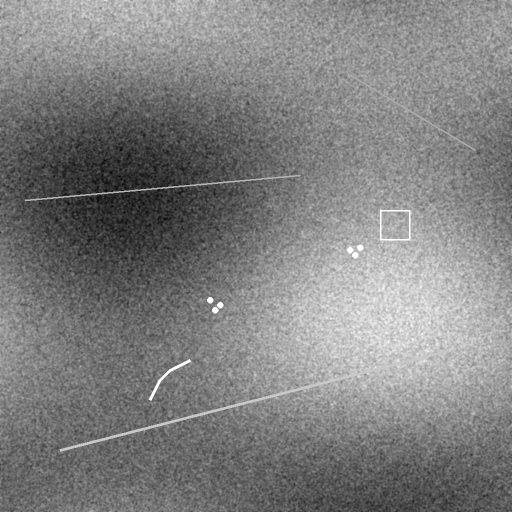
#> input picture data/satellite_images/solonytsivka_jun2022_sar.png, 1024 x 1024 px, given in place of solonytsivka_may2022_truecolor.png, which was not available (shown at 1/2 size)
$ jupyter execute image_compare_overlays.ipynb
#> lines starting #> are read from the running program, lines starting #| are printed output that depends on the picture; pictures that were not available may be replaced by others from this repository, and a replacement may not be noted
[cell 1]
from PIL import Image, ImageDraw
import numpy as np
import matplotlib.pyplot as plt
from scipy.ndimage import label, find_objects
import os

# This notebook processes satellite images to detect changes between two dates,
# creates annotated overlays, and generates intelligence reports.

# === STEP 1: Load Images ===
paths = {
    "true_color_may": "../data/satellite_images/solonytsivka_may2022_truecolor.png",
    "true_color_june": "../data/satellite_images/solonytsivka_jun2022_truecolor.png",
    "false_color_may": "../data/satellite_images/solonytsivka_may2022_falsecolorurban.png",
    "false_color_june": "../data/satellite_images/solonytsivka_jun2022_falsecolorurban.png"
}

images = {key: Image.open(path).convert("RGB") for key, path in paths.items()}
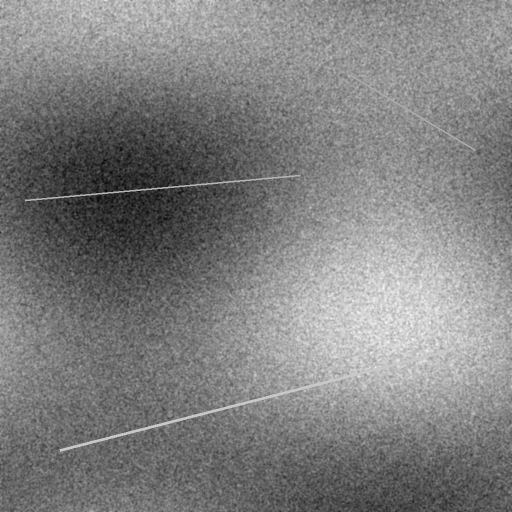
#> input picture data/satellite_images/solonytsivka_may2022_sar.png, 1024 x 1024 px, given in place of solonytsivka_jun2022_truecolor.png, which was not available (shown at 1/2 size)
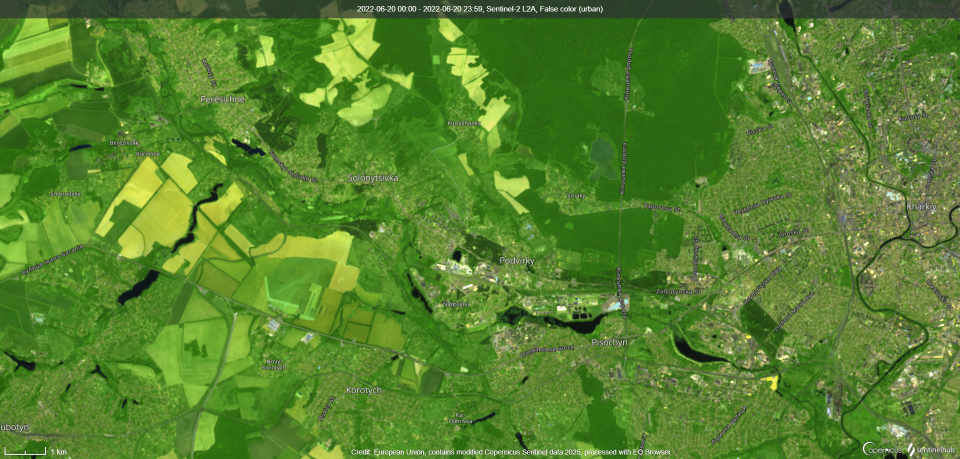
#> input picture data/satellite_images/solonytsivka_jun2022_falsecolorurban.png, 1920 x 918 px (shown at 1/2 size)
#> images = 4 items

# === STEP 2: Resize all images to match ===
base_size = images["true_color_may"].size # (width, height)
#> base_size = (1024, 1024)
for key in images:
    if images[key].size != base_size:
        images[key] = images[key].resize(base_size)
#> this loop made 4 passes
#> key on passes 1 to 4: 'true_color_may', 'true_color_june', 'false_color_may', 'false_color_june'

# === STEP 3: Create Change Detection Function ===
def create_diff_mask(img_before, img_after, threshold=40):
    arr1 = np.array(img_before, dtype=np.int16)
    arr2 = np.array(img_after, dtype=np.int16)
    diff = np.abs(arr2 - arr1)
    diff_gray = diff.sum(axis=2)
    mask = (diff_gray > threshold).astype(np.uint8)
    return mask

# === STEP 4: Overlay + Annotate ===
def overlay_and_annotate(after_img, mask, label_prefix, save_path):
    labeled, num_features = label(mask)
    regions = find_objects(labeled)
    overlay = after_img.convert("RGBA")
    draw = ImageDraw.Draw(overlay)

    annotations = []
    for i, region in enumerate(regions):
        if region is None:
            continue
        y1, y2 = region[0].start, region[0].stop
        x1, x2 = region[1].start, region[1].stop
        area = (x2 - x1) * (y2 - y1)
        if area < 150:
            continue
        draw.rectangle([x1, y1, x2, y2], outline="red", width=3)
        draw.text((x1, y1 - 12), f"Change {i+1}", fill="red")
        annotations.append({
            "label": f"{label_prefix} Change {i+1}",
            "x1": x1, "y1": y1, "x2": x2, "y2": y2, "area": area
        })

    overlay.save(save_path)
    print(f"[+] Overlay saved: {save_path}")
    return annotations

# === STEP 5: Process Both Image Types ===
os.makedirs("../data/output/change_maps", exist_ok=True)
reports = {}

for mode in ["true_color", "false_color"]:
    may = images[f"{mode}_may"]
    june = images[f"{mode}_june"]

    mask = create_diff_mask(may, june)
    plt.figure(figsize=(6,6))
    plt.imshow(mask, cmap='hot')
    plt.title(f"{mode.title()} Color Change Heatmap")
    plt.axis('off')
    plt.colorbar(label="Change Intensity")
    plt.savefig(f"../data/output/change_maps/{mode}_heatmap.png", bbox_inches='tight')
    plt.show()

    overlay_path = f"../data/output/change_maps/{mode}_overlay.png"
    annotations = overlay_and_annotate(june, mask, mode.title(), overlay_path)
    reports[mode] = annotations
    print(f"[+] {len(annotations)} changes annotated for {mode} imagery.")
#> this loop made 2 passes
#> num_features in overlay_and_annotate on passes 1 to 2: 8, 9
#| [+] 8 changes annotated for true_color imagery.
#| [+] 1 changes annotated for false_color imagery.
#> pass 1, `plt.savefig(f"../data/output/change_maps/{mode}_heatmap.png", bbox_inc..`:
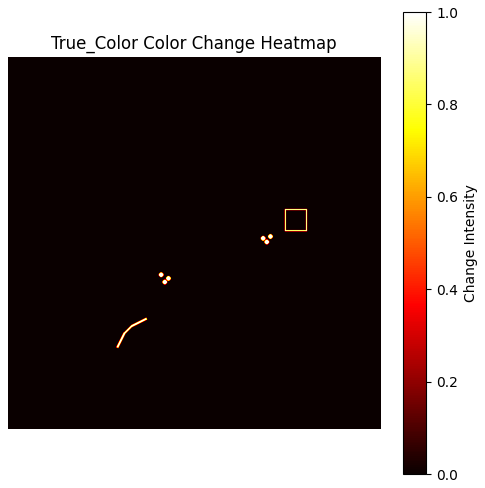
#> figure drawn by matplotlib, 2 panels
#> pass 2, `plt.savefig(f"../data/output/change_maps/{mode}_heatmap.png", bbox_inc..`:
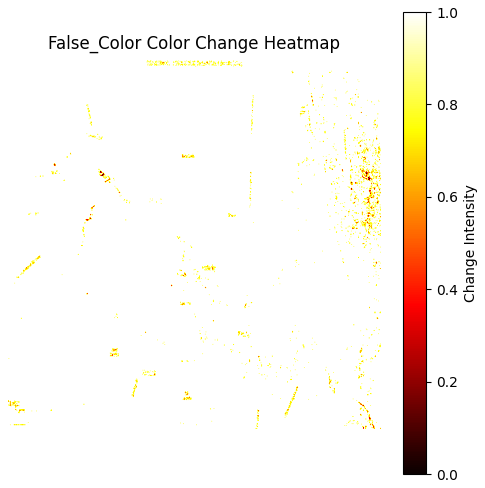
#> figure drawn by matplotlib, 2 panels
#> after the loop:
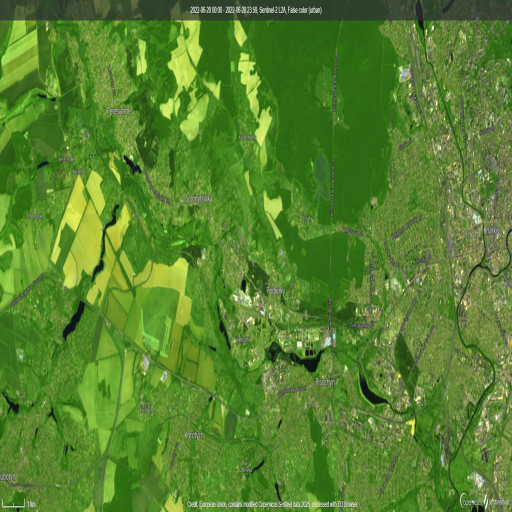
#> june: PIL image 1024x1024 RGB (shown at 1/2 size); mean R, G, B 86.3, 129.9, 45.5
#> after the loop, reports = 2 items

# === STEP 6: Generate Intelligence Reports ===
def write_report(mode, annotations):
    path = f"../reports/{mode}_intelligence_report.md"
    with open(path, "w") as f:
        f.write(f"# {mode.title()} Imagery Intelligence Report\n\n")
        f.write("## Summary\n")
        f.write(f"Automated change detection was performed on Solonytsivka, Ukraine ({mode.title()} imagery) comparing May 2022 vs June 2022.\n\n")
        f.write("## Observed Changes\n")
        if annotations:
            for a in sorted(annotations, key=lambda x: -x['area'])[:5]:
                f.write(f"- **{a['label']}** — Coordinates: ({a['x1']},{a['y1']})–({a['x2']},{a['y2']}), Area: {a['area']} px\n")
        else:
            f.write("- No significant changes detected above threshold.\n")
        f.write("\n## Analytical Assessment\n")
        if annotations:
            f.write("Detected regions suggest potential surface disturbance or new infrastructure consistent with logistical or vehicular movement patterns. Further validation with Sentinel‑1 SAR data recommended.\n")
        else:
            f.write("No substantial surface change evident within this timeframe.\n")
        f.write("\n---\nGenerated automatically by `image_compare_overlays.ipynb`.\n")

    print(f"[+] Intelligence report created: {path}")

for mode, ann in reports.items():
    write_report(mode, ann)
#> this loop made 2 passes
#| [+] Intelligence report created: ../reports/true_color_intelligence_report.md
#| [+] Intelligence report created: ../reports/false_color_intelligence_report.md
